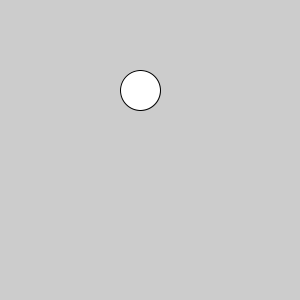
Frame 1 (no input)
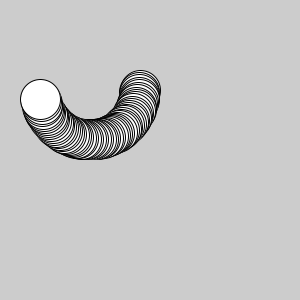
Frame 60 (the mouse pressed at the canvas centre just before this capture)
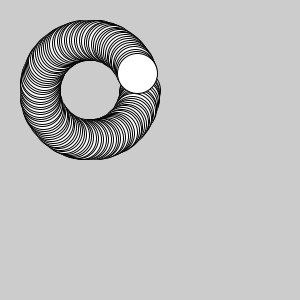
Frame 120 (the mouse held since frame 60 and released just before this capture)

The Processing sketch that drew these frames (run headless with seeded random() and noise(); from frame 60 on, the mouse is pressed at the canvas centre):

// Processing sketch: example_circular_motion
// ── example_circular_motion.pde
float angle = 0.0;
float offset = 90;
float scalar = 50;
float speed = 0.05;
void setup() {
size(300, 300);
smooth();
}
void draw() {
float x = offset + cos(angle) * scalar;
float y = offset + sin(angle) * scalar;
ellipse( x, y, 40, 40);
angle += speed;
}
